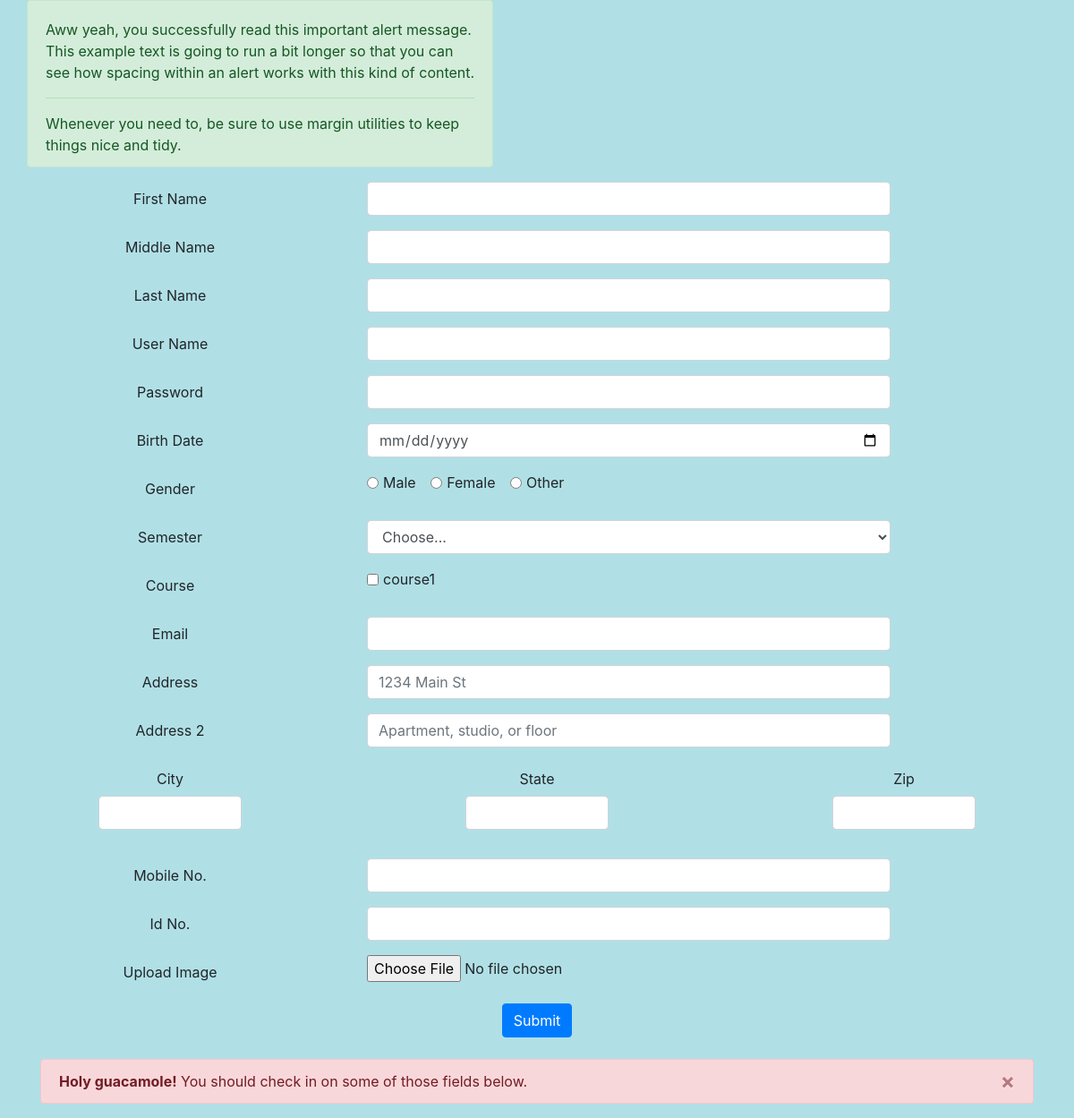
/Register/student_reg.html, run on an earlier commit of the app's database.
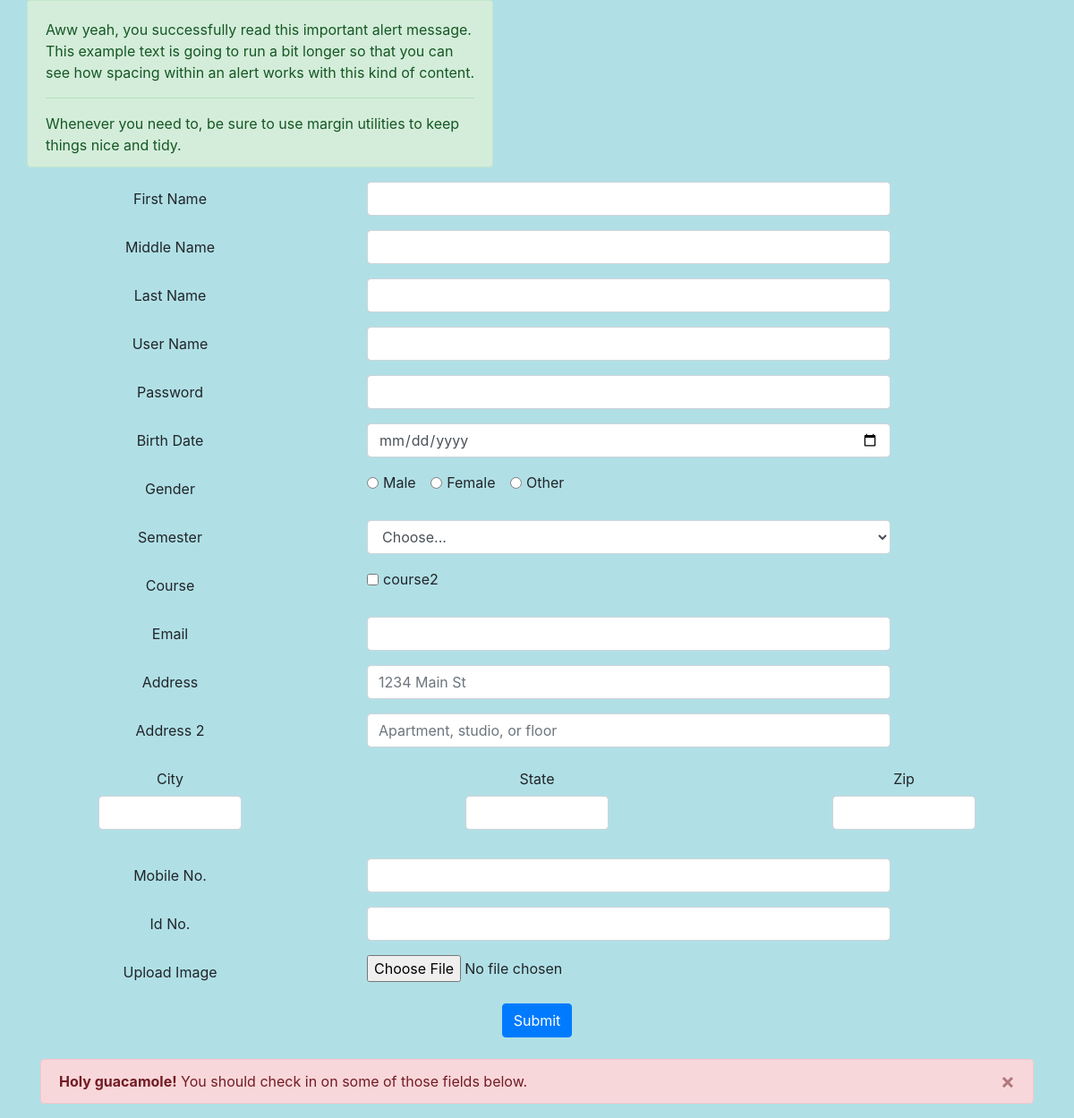
And on a later commit of the database.
### RegistrationModule/models.py (models this page shows)
class Courses(models.Model):
    c_id=models.CharField(max_length=10,primary_key=True)
    c_name=models.CharField(max_length=20)
    c_credit=models.DecimalField(decimal_places=2,max_digits=5)

### RegistrationModule/views.py (the view)
# urls.py: path('student_reg.html',views.studentReg,name='student_reg'),
def studentReg(request):
    c={}
    course_list=Courses.objects.all()
    c['course_list']=course_list
    c.update(csrf(request))
    return render(request, 'student_reg.html',c)

### RegistrationModule/templates/student_reg.html (shortened to what the changed rows need)
{% extends 'base.html' %}
{% block content %}
<center>
	<form action="putStudentData" method="post" enctype="multipart/form-data">
	<div class="form-group row">
    <div class="col-auto">
    {%for course in course_list %}
      <div class="form-check form-check-inline">
        <input class="form-check-input" type="checkbox" id="student_course_list[]" value="{{course.c_id}}" name="student_course_list[]">
        <label class="form-check-label" for="{{course.c_id}}">{{course.c_name}}</label>
      </div>
    {%endfor%}
    </div>
  </div>
  </form>
</center>
	<br>
	{% endblock %}

What changed in the data, as far as the page shows it:
removed Courses: c_name "course1"
added Courses: c_name "course2"
